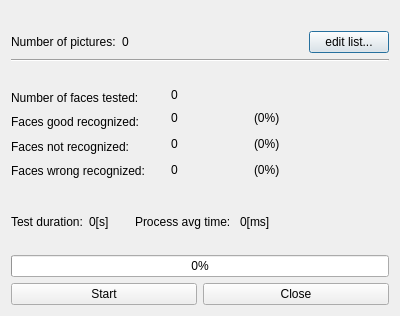
<?xml version="1.0" encoding="UTF-8"?>
<ui version="4.0">
 <class>rtDialog</class>
 <widget class="QDialog" name="rtDialog">
  <property name="geometry">
   <rect>
    <x>0</x>
    <y>0</y>
    <width>400</width>
    <height>316</height>
   </rect>
  </property>
  <property name="windowTitle">
   <string>Recognizer testing </string>
  </property>
  <property name="windowIcon">
   <iconset resource="../faceFinder.qrc">
    <normaloff>:/images/ff.png</normaloff>:/images/ff.png</iconset>
  </property>
  <layout class="QVBoxLayout" name="verticalLayout">
   <item>
    <spacer name="horizontalSpacer_17">
     <property name="orientation">
      <enum>Qt::Horizontal</enum>
     </property>
     <property name="sizeHint" stdset="0">
      <size>
       <width>389</width>
       <height>20</height>
      </size>
     </property>
    </spacer>
   </item>
   <item>
    <layout class="QHBoxLayout" name="horizontalLayout_4">
     <item>
      <widget class="QLabel" name="label_8">
       <property name="text">
        <string>Number of pictures:</string>
       </property>
      </widget>
     </item>
     <item>
      <widget class="QLabel" name="labelPicturesNumber">
       <property name="text">
        <string>0</string>
       </property>
      </widget>
     </item>
     <item>
      <spacer name="horizontalSpacer_3">
       <property name="orientation">
        <enum>Qt::Horizontal</enum>
       </property>
       <property name="sizeHint" stdset="0">
        <size>
         <width>40</width>
         <height>20</height>
        </size>
       </property>
      </spacer>
     </item>
     <item>
      <widget class="QPushButton" name="buttonEdit">
       <property name="text">
        <string>edit list...</string>
       </property>
      </widget>
     </item>
    </layout>
   </item>
   <item>
    <widget class="Line" name="line_4">
     <property name="orientation">
      <enum>Qt::Horizontal</enum>
     </property>
    </widget>
   </item>
   <item>
    <spacer name="horizontalSpacer">
     <property name="orientation">
      <enum>Qt::Horizontal</enum>
     </property>
     <property name="sizeHint" stdset="0">
      <size>
       <width>389</width>
       <height>20</height>
      </size>
     </property>
    </spacer>
   </item>
   <item>
    <layout class="QHBoxLayout" name="horizontalLayout_2">
     <item>
      <layout class="QVBoxLayout" name="verticalLayout_2">
       <item>
        <widget class="QLabel" name="label_10">
         <property name="text">
          <string>Number of faces tested:</string>
         </property>
        </widget>
       </item>
       <item>
        <widget class="QLabel" name="label_11">
         <property name="text">
          <string>Faces good recognized:</string>
         </property>
        </widget>
       </item>
       <item>
        <widget class="QLabel" name="label_12">
         <property name="text">
          <string>Faces not recognized:</string>
         </property>
        </widget>
       </item>
       <item>
        <widget class="QLabel" name="label_20">
         <property name="text">
          <string>Faces wrong recognized:</string>
         </property>
        </widget>
       </item>
      </layout>
     </item>
     <item>
      <spacer name="verticalSpacer_6">
       <property name="orientation">
        <enum>Qt::Vertical</enum>
       </property>
       <property name="sizeHint" stdset="0">
        <size>
         <width>20</width>
         <height>40</height>
        </size>
       </property>
      </spacer>
     </item>
     <item>
      <layout class="QVBoxLayout" name="verticalLayout_7">
       <item>
        <widget class="QLabel" name="labelTested">
         <property name="text">
          <string>0</string>
         </property>
        </widget>
       </item>
       <item>
        <layout class="QHBoxLayout" name="horizontalLayout_6">
         <item>
          <widget class="QLabel" name="labelGood">
           <property name="text">
            <string>0</string>
           </property>
          </widget>
         </item>
         <item>
          <spacer name="horizontalSpacer_12">
           <property name="orientation">
            <enum>Qt::Horizontal</enum>
           </property>
           <property name="sizeHint" stdset="0">
            <size>
             <width>40</width>
             <height>20</height>
            </size>
           </property>
          </spacer>
         </item>
         <item>
          <widget class="QLabel" name="labelPGood">
           <property name="text">
            <string>(0%)</string>
           </property>
          </widget>
         </item>
        </layout>
       </item>
       <item>
        <layout class="QHBoxLayout" name="horizontalLayout_10">
         <item>
          <widget class="QLabel" name="labelNot">
           <property name="text">
            <string>0</string>
           </property>
          </widget>
         </item>
         <item>
          <spacer name="horizontalSpacer_13">
           <property name="orientation">
            <enum>Qt::Horizontal</enum>
           </property>
           <property name="sizeHint" stdset="0">
            <size>
             <width>40</width>
             <height>20</height>
            </size>
           </property>
          </spacer>
         </item>
         <item>
          <widget class="QLabel" name="labelPNot">
           <property name="text">
            <string>(0%)</string>
           </property>
          </widget>
         </item>
        </layout>
       </item>
       <item>
        <layout class="QHBoxLayout" name="horizontalLayout_9">
         <item>
          <widget class="QLabel" name="labelBad">
           <property name="text">
            <string>0</string>
           </property>
          </widget>
         </item>
         <item>
          <spacer name="horizontalSpacer_14">
           <property name="orientation">
            <enum>Qt::Horizontal</enum>
           </property>
           <property name="sizeHint" stdset="0">
            <size>
             <width>40</width>
             <height>20</height>
            </size>
           </property>
          </spacer>
         </item>
         <item>
          <widget class="QLabel" name="labelPBad">
           <property name="text">
            <string>(0%)</string>
           </property>
          </widget>
         </item>
        </layout>
       </item>
      </layout>
     </item>
     <item>
      <spacer name="horizontalSpacer_15">
       <property name="orientation">
        <enum>Qt::Horizontal</enum>
       </property>
       <property name="sizeHint" stdset="0">
        <size>
         <width>40</width>
         <height>20</height>
        </size>
       </property>
      </spacer>
     </item>
    </layout>
   </item>
   <item>
    <spacer name="horizontalSpacer_11">
     <property name="orientation">
      <enum>Qt::Horizontal</enum>
     </property>
     <property name="sizeHint" stdset="0">
      <size>
       <width>389</width>
       <height>20</height>
      </size>
     </property>
    </spacer>
   </item>
   <item>
    <layout class="QHBoxLayout" name="horizontalLayout_11">
     <item>
      <widget class="QLabel" name="label_9">
       <property name="text">
        <string>Test duration:</string>
       </property>
      </widget>
     </item>
     <item>
      <widget class="QLabel" name="labelDuration">
       <property name="text">
        <string>0[s]</string>
       </property>
      </widget>
     </item>
     <item>
      <spacer name="verticalSpacer">
       <property name="orientation">
        <enum>Qt::Vertical</enum>
       </property>
       <property name="sizeHint" stdset="0">
        <size>
         <width>20</width>
         <height>40</height>
        </size>
       </property>
      </spacer>
     </item>
     <item>
      <widget class="QLabel" name="label">
       <property name="text">
        <string>Process avg time: </string>
       </property>
      </widget>
     </item>
     <item>
      <widget class="QLabel" name="labelProcessTime">
       <property name="text">
        <string>0[ms]</string>
       </property>
      </widget>
     </item>
     <item>
      <spacer name="horizontalSpacer_16">
       <property name="orientation">
        <enum>Qt::Horizontal</enum>
       </property>
       <property name="sizeHint" stdset="0">
        <size>
         <width>40</width>
         <height>20</height>
        </size>
       </property>
      </spacer>
     </item>
    </layout>
   </item>
   <item>
    <spacer name="verticalSpacer_4">
     <property name="orientation">
      <enum>Qt::Vertical</enum>
     </property>
     <property name="sizeHint" stdset="0">
      <size>
       <width>20</width>
       <height>13</height>
      </size>
     </property>
    </spacer>
   </item>
   <item>
    <spacer name="verticalSpacer_5">
     <property name="orientation">
      <enum>Qt::Vertical</enum>
     </property>
     <property name="sizeHint" stdset="0">
      <size>
       <width>20</width>
       <height>13</height>
      </size>
     </property>
    </spacer>
   </item>
   <item>
    <widget class="QProgressBar" name="progressBar">
     <property name="value">
      <number>0</number>
     </property>
    </widget>
   </item>
   <item>
    <layout class="QHBoxLayout" name="horizontalLayout">
     <item>
      <widget class="QPushButton" name="buttonStart">
       <property name="text">
        <string>Start</string>
       </property>
      </widget>
     </item>
     <item>
      <widget class="QPushButton" name="buttonClose">
       <property name="text">
        <string>Close</string>
       </property>
      </widget>
     </item>
    </layout>
   </item>
  </layout>
 </widget>
 <resources>
  <include location="../faceFinder.qrc"/>
 </resources>
 <connections/>
</ui>
